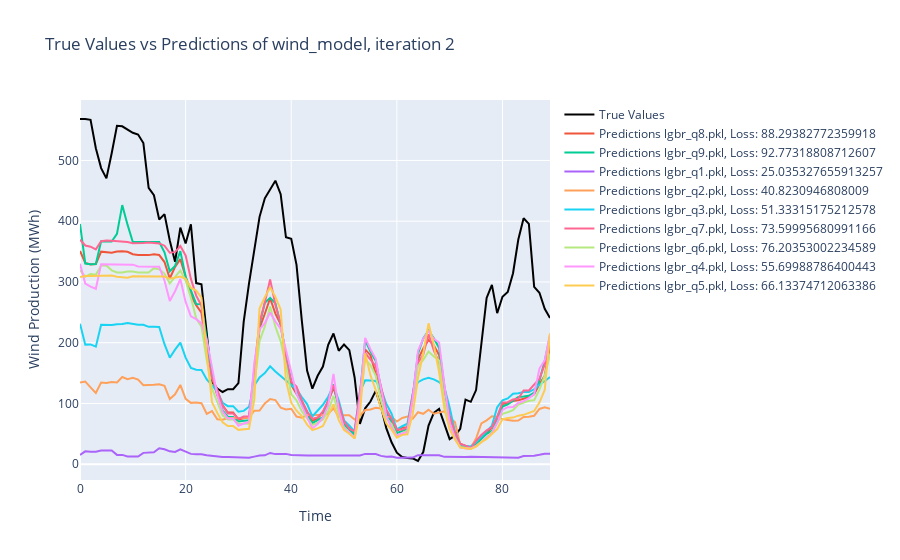

Write notebook code for a chart like this one.
### Code cell
# Load models and plot results
y_test, test_predictions, test_mean_pinball_losses, y_test_api, test_api_predictions, test_api_mean_pinball_losses, model_paths = create_pred(BASE_PATH=BASE_PATH, model_name=model_name, iter=iter)
plot_results(y_test, test_predictions, test_mean_pinball_losses, y_test_api, test_api_predictions, test_api_mean_pinball_losses, model_name=model_name, iter=iter)
